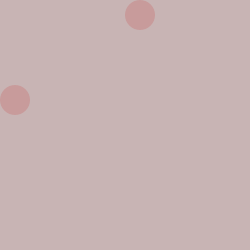
Frame 1 (no input)
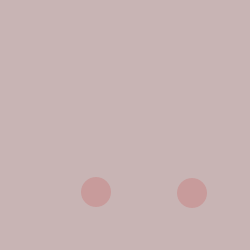
Frame 60 (the mouse pressed at the canvas centre just before this capture)
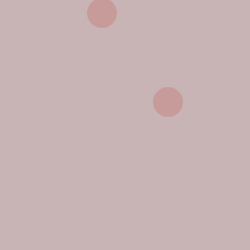
Frame 120 (the mouse held since frame 60 and released just before this capture)

The Processing sketch that drew these frames (run headless with seeded random() and noise(); from frame 60 on, the mouse is pressed at the canvas centre):

// Processing sketch: processing_66231
// ── processing_66231.pde

int ballXa = 15;
int ballYa = 100;
int ballXb = 140;
int ballYb = 15;
int xVelocitya = 3;
int yVelocitya = 3;
int xVelocityb = 4;
int yVelocityb = 3;

void setup() {
  size(250,250);
  background(200,180,180);
  smooth();
}

void draw() {
  background(200, 180, 180);
  noStroke();
  fill(200, 100, 100, 80);
  ellipse(ballXa, ballYa, 30, 30);
  ellipse(ballXb, ballYb, 30, 30);
  
  ballXa += xVelocitya;
  ballYa += yVelocitya;

  ballXb += xVelocityb;
  ballYb += yVelocityb;
  
  if (ballXa >= 235 || ballXa <= 15){
   xVelocitya *= -1;
  }
  
  if (ballYa >= 235 || ballYa <= 15){
   yVelocitya *= -1;
    
  }  
   
  if (ballXb >= 235 || ballXb <= 15){
   xVelocityb *= -1;
  }
  
  if (ballYb >= 235 || ballYb <= 15){
   yVelocityb *= -1;
    
  }     

  if (dist(ballXa, ballYa, ballXb, ballYb) <= 30) {
  xVelocitya *= -1;
  yVelocitya *= -1;
  xVelocityb *= -1;
  yVelocityb *= -1;
  }

}
